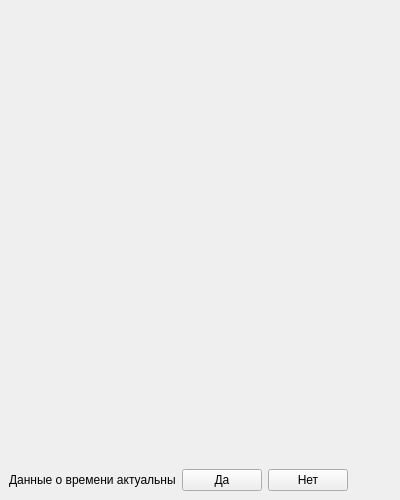
<?xml version="1.0" encoding="UTF-8"?>
<ui version="4.0">
 <class>ClientWindow</class>
 <widget class="QMainWindow" name="ClientWindow">
  <property name="geometry">
   <rect>
    <x>0</x><y>0</y>
    <width>400</width><height>500</height>
   </rect>
  </property>
  <property name="windowTitle">
   <string>Клиент часов</string>
  </property>
  <widget class="QWidget" name="centralwidget">
   <layout class="QVBoxLayout" name="verticalLayout">
    <item>
     <widget class="ClockFace" name="clockWidget" native="true">
      <property name="minimumSize">
       <size>
        <width>300</width><height>300</height>
       </size>
      </property>
     </widget>
    </item>
    <item>
     <layout class="QHBoxLayout" name="statusLayout">
      <item>
       <widget class="QLabel" name="actualLabel">
        <property name="text">
         <string>Данные о времени актуальны</string>
        </property>
       </widget>
      </item>
      <item>
       <widget class="QPushButton" name="btnYes">
        <property name="minimumSize">
         <size>
          <width>60</width><height>0</height>
         </size>
        </property>
        <property name="focusPolicy">
         <enum>Qt::NoFocus</enum>
        </property>
        <property name="text">
         <string>Да</string>
        </property>
        <property name="checkable">
         <bool>true</bool>
        </property>
       </widget>
      </item>
      <item>
       <widget class="QPushButton" name="btnNo">
        <property name="minimumSize">
         <size>
          <width>60</width><height>0</height>
         </size>
        </property>
        <property name="focusPolicy">
         <enum>Qt::NoFocus</enum>
        </property>
        <property name="text">
         <string>Нет</string>
        </property>
        <property name="checkable">
         <bool>true</bool>
        </property>
       </widget>
      </item>
      <item>
       <spacer name="horizontalSpacer">
        <property name="orientation">
         <enum>Qt::Horizontal</enum>
        </property>
        <property name="sizeHint" stdset="0">
         <size>
          <width>40</width><height>20</height>
         </size>
        </property>
       </spacer>
      </item>
     </layout>
    </item>
   </layout>
  </widget>
 </widget>
 <customwidgets>
  <customwidget>
   <class>ClockFace</class>
   <extends>QWidget</extends>
   <header>clockface.h</header>
   <container>0</container>
  </customwidget>
 </customwidgets>
 <resources/>
 <connections/>
</ui>
